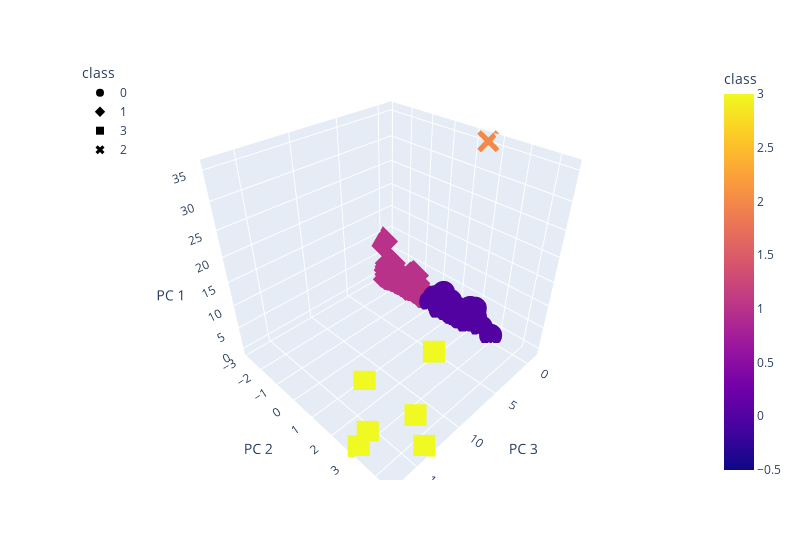

Notebook code cell kept with this figure:
### Markdown cell above
### Deliverable 4: Visualizing Cryptocurrencies Results

#### 3D-Scatter with Clusters

### Code cell
# Creating a 3D-Scatter with the PCA data and the clusters
import plotly.express as px
fig = px.scatter_3d(
    pcs_df,
    x="PC 3",
    y="PC 2",
    z="PC 1",
    color="class",
    symbol="class",
    width=800,

)
fig.update_layout(legend=dict(x=0, y=1))
fig.show()

### Figure 1 — Plotly figure (JSON) as saved in the notebook; plotly's stock layout.template omitted (floating-point values rounded to 4 significant figures; data arrays with more than 128 entries replaced by an {"elided": "..."} marker saying what was removed)
{"data": [{"hovertemplate": "class=%{marker.color}<br>PC 3=%{x}<br>PC 2=%{y}<br>PC 1=%{z}<extra></extra>", "legendgroup": "0", "marker": {"color": {"elided": "311 int values"}, "coloraxis": "coloraxis", "symbol": "circle"}, "mode": "markers", "name": "0", "scene": "scene", "showlegend": true, "type": "scatter3d", "x": {"elided": "311 float values"}, "y": {"elided": "311 float values"}, "z": {"elided": "311 float values"}}, {"hovertemplate": "class=%{marker.color}<br>PC 3=%{x}<br>PC 2=%{y}<br>PC 1=%{z}<extra></extra>", "legendgroup": "1", "marker": {"color": {"elided": "259 int values"}, "coloraxis": "coloraxis", "symbol": "diamond"}, "mode": "markers", "name": "1", "scene": "scene", "showlegend": true, "type": "scatter3d", "x": {"elided": "259 float values"}, "y": {"elided": "259 float values"}, "z": {"elided": "259 float values"}}, {"hovertemplate": "class=%{marker.color}<br>PC 3=%{x}<br>PC 2=%{y}<br>PC 1=%{z}<extra></extra>", "legendgroup": "3", "marker": {"color": [3, 3, 3, 3, 3, 3], "coloraxis": "coloraxis", "symbol": "square"}, "mode": "markers", "name": "3", "scene": "scene", "showlegend": true, "type": "scatter3d", "x": [7.436, 12.0, 15.78, 12.43, 13.61, 17.16], "y": [2.599, 3.459, 2.823, 1.217, 4.414, 3.009], "z": [4.613, -0.1824, -0.3565, -0.4189, -0.3283, -0.3991]}, {"hovertemplate": "class=%{marker.color}<br>PC 3=%{x}<br>PC 2=%{y}<br>PC 1=%{z}<extra></extra>", "legendgroup": "2", "marker": {"color": [2], "coloraxis": "coloraxis", "symbol": "x"}, "mode": "markers", "name": "2", "scene": "scene", "showlegend": true, "type": "scatter3d", "x": [-1.107], "y": [1.554], "z": [35.46]}], "layout": {"coloraxis": {"colorbar": {"title": {"text": "class"}}, "colorscale": [[0, "#0d0887"], [0.1111, "#46039f"], [0.2222, "#7201a8"], [0.3333, "#9c179e"], [0.4444, "#bd3786"], [0.5556, "#d8576b"], [0.6667, "#ed7953"], [0.7778, "#fb9f3a"], [0.8889, "#fdca26"], [1, "#f0f921"]]}, "legend": {"title": {"text": "class"}, "tracegroupgap": 0, "x": 0, "y": 1}, "margin": {"t": 60}, "scene": {"domain": {"x": [0, 1], "y": [0, 1]}, "xaxis": {"title": {"text": "PC 3"}}, "yaxis": {"title": {"text": "PC 2"}}, "zaxis": {"title": {"text": "PC 1"}}}, "width": 800}}
